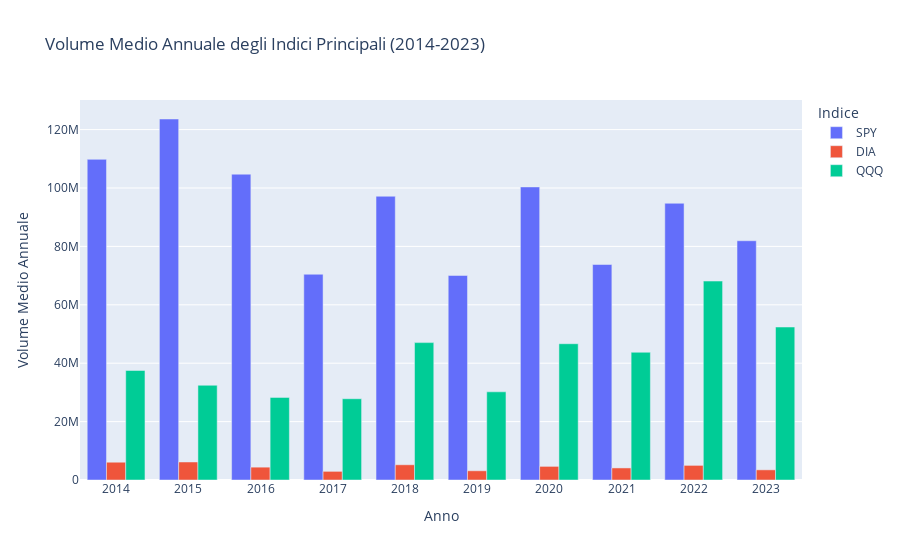

The notebook cell this image was saved under:
### Markdown cell above
### **Volume Medio Annuale degli Indici Principali (2014-2023)**

- SPY (S&P 500)

- DIA (Dow Jones Industrial Average)

- QQQ (NASDAQ-100)

### Code cell
# Funzione per calcolare il volume medio annuale
def annual_volume(df, symbol):
    df = df.copy()
    df['Year'] = df['Date'].dt.year
    annual_vol = df.groupby('Year')['Volume'].mean()
    return annual_vol.rename(symbol)

# Caricamento dei dati
spy = pd.read_csv('Stocks/SPY.csv')
dia = pd.read_csv('Stocks/DIA.csv')
qqq = pd.read_csv('Stocks/QQQ.csv')

# Formattazione Datetime
spy['Date'] = pd.to_datetime(spy['Date'])
dia['Date'] = pd.to_datetime(dia['Date'])
qqq['Date'] = pd.to_datetime(qqq['Date'])

# Filtraggio dei dati tra il 2014-01-01 e il 2024-01-01
start_date = '2014-01-01'
end_date = '2023-12-31'

spy = spy[(spy['Date'] >= start_date) & (spy['Date'] <= end_date)]
dia = dia[(dia['Date'] >= start_date) & (dia['Date'] <= end_date)]
qqq = qqq[(qqq['Date'] >= start_date) & (qqq['Date'] <= end_date)]

# Calcolo del volume medio annuale per ciascun indice
spy_volume = annual_volume(spy, 'SPY')
dia_volume = annual_volume(dia, 'DIA')
qqq_volume = annual_volume(qqq, 'QQQ')

# Unione i dati in un unico DataFrame per il volume
volume_df = pd.concat([spy_volume, dia_volume, qqq_volume], axis=1).reset_index()

# Creazione del grafico a barre con Plotly per il volume medio annuale
fig_volume = px.bar(volume_df, x='Year', y=['SPY', 'DIA', 'QQQ'],
             barmode='group',
             labels={'value': 'Volume Medio Annuale', 'variable': 'Indice'},
             title='Volume Medio Annuale degli Indici Principali (2014-2023)')

# Titoli e etichette
fig_volume.update_layout(
    xaxis_title='Anno',
    yaxis_title='Volume Medio Annuale',
    xaxis=dict(
        tickmode='array',
        tickvals=volume_df['Year'],
        ticktext=volume_df['Year'].astype(str)
    )
)

# Mostra il grafico
fig_volume.show()

### Figure 1 — Plotly figure (JSON) as saved in the notebook; plotly's stock layout.template omitted (floating-point values rounded to 4 significant figures)
{"data": [{"alignmentgroup": "True", "hovertemplate": "Indice=SPY<br>Year=%{x}<br>Volume Medio Annuale=%{y}<extra></extra>", "legendgroup": "SPY", "marker": {"color": "#636efa", "pattern": {"shape": ""}}, "name": "SPY", "offsetgroup": "SPY", "orientation": "v", "showlegend": true, "textposition": "auto", "type": "bar", "x": [2014, 2015, 2016, 2017, 2018, 2019, 2020, 2021, 2022, 2023], "xaxis": "x", "y": [109800000.0, 123600000.0, 104700000.0, 70460000.0, 97160000.0, 70040000.0, 100400000.0, 73800000.0, 94760000.0, 81920000.0], "yaxis": "y"}, {"alignmentgroup": "True", "hovertemplate": "Indice=DIA<br>Year=%{x}<br>Volume Medio Annuale=%{y}<extra></extra>", "legendgroup": "DIA", "marker": {"color": "#EF553B", "pattern": {"shape": ""}}, "name": "DIA", "offsetgroup": "DIA", "orientation": "v", "showlegend": true, "textposition": "auto", "type": "bar", "x": [2014, 2015, 2016, 2017, 2018, 2019, 2020, 2021, 2022, 2023], "xaxis": "x", "y": [6089000.0, 6167000.0, 4396000.0, 2958000.0, 5214000.0, 3155000.0, 4664000.0, 4131000.0, 5003000.0, 3475000.0], "yaxis": "y"}, {"alignmentgroup": "True", "hovertemplate": "Indice=QQQ<br>Year=%{x}<br>Volume Medio Annuale=%{y}<extra></extra>", "legendgroup": "QQQ", "marker": {"color": "#00cc96", "pattern": {"shape": ""}}, "name": "QQQ", "offsetgroup": "QQQ", "orientation": "v", "showlegend": true, "textposition": "auto", "type": "bar", "x": [2014, 2015, 2016, 2017, 2018, 2019, 2020, 2021, 2022, 2023], "xaxis": "x", "y": [37510000.0, 32440000.0, 28290000.0, 27830000.0, 47050000.0, 30200000.0, 46670000.0, 43740000.0, 68120000.0, 52380000.0], "yaxis": "y"}], "layout": {"barmode": "group", "legend": {"title": {"text": "Indice"}, "tracegroupgap": 0}, "title": {"text": "Volume Medio Annuale degli Indici Principali (2014-2023)"}, "xaxis": {"anchor": "y", "domain": [0, 1], "tickmode": "array", "ticktext": ["2014", "2015", "2016", "2017", "2018", "2019", "2020", "2021", "2022", "2023"], "tickvals": [2014, 2015, 2016, 2017, 2018, 2019, 2020, 2021, 2022, 2023], "title": {"text": "Anno"}}, "yaxis": {"anchor": "x", "domain": [0, 1], "title": {"text": "Volume Medio Annuale"}}}}
